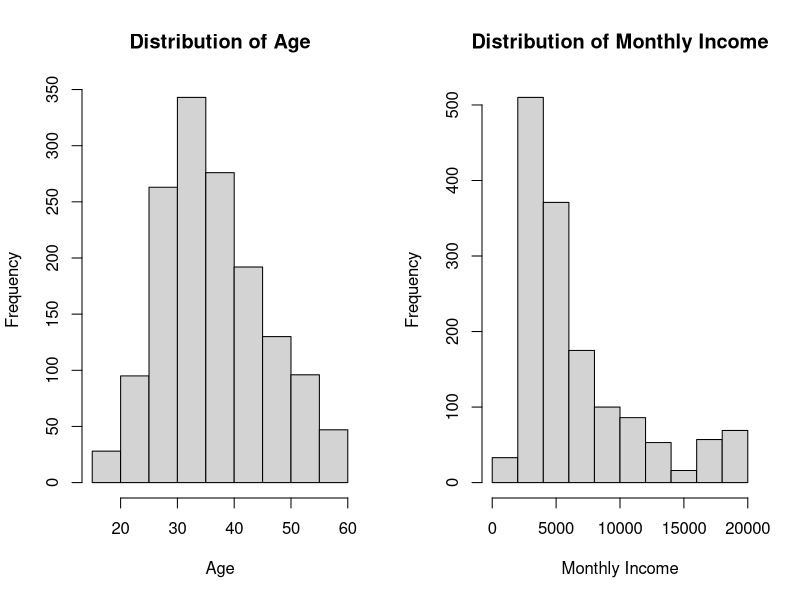
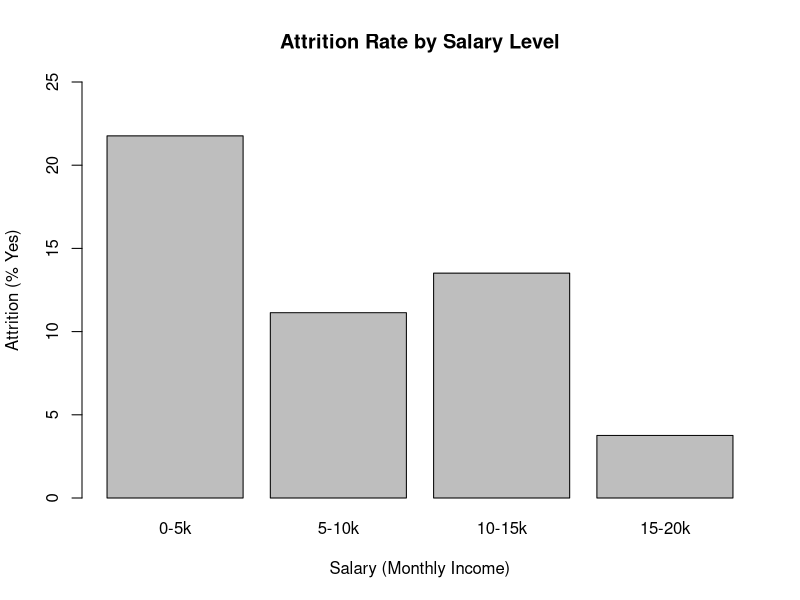
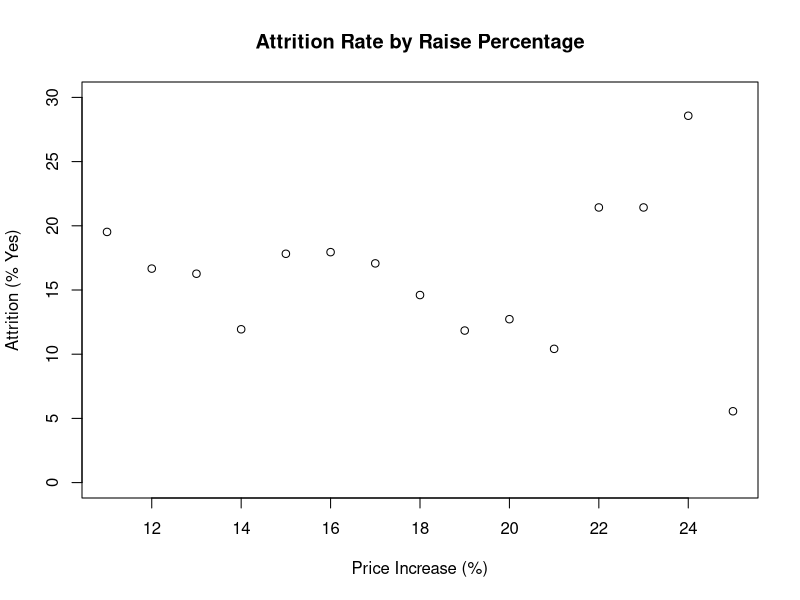

Reproduce these figures in R, in order.
#######
# Talent Management
# Tiger Team - Case Study 2: Adil Siraj, Garrett Mozey, Dana Geislinger, & Luay Dajani
# for SMU MSDS 6306 Spring 2018
#######

# 2a
# Read raw data
dfm_attrition_data = read.csv("data/CaseStudy2-data.csv")

# Explore data structure and print number of data rows/columns
str(dfm_attrition_data)
cat(paste("Rows:\t",
          dim(dfm_attrition_data)[1],
          "\nColumns:",
          dim(dfm_attrition_data)[2]
          )
    )

# 2b-d
# Clean raw data names and shorten under 12 characters
names(dfm_attrition_data)[3] = "TravelFreq"
names(dfm_attrition_data)[6] = "Distance"
names(dfm_attrition_data)[8] = "EducField"
names(dfm_attrition_data)[9] = "Count"
names(dfm_attrition_data)[10] = "EmployeeNum"
names(dfm_attrition_data)[11] = "EnvironRate"
names(dfm_attrition_data)[14] = "JobInvolve"
names(dfm_attrition_data)[17] = "JobSatis"
names(dfm_attrition_data)[18] = "Marriage"
names(dfm_attrition_data)[19] = "MonIncome"
names(dfm_attrition_data)[21] = "NumCompany"
names(dfm_attrition_data)[24] = "PayIncPct"
names(dfm_attrition_data)[25] = "Performance"
names(dfm_attrition_data)[26] = "Relationship"
names(dfm_attrition_data)[27] = "StdHours"
names(dfm_attrition_data)[28] = "StockOption"
names(dfm_attrition_data)[29] = "YearsWorked"
names(dfm_attrition_data)[30] = "TrainLastYr"
names(dfm_attrition_data)[31] = "WorkLifeBal"
names(dfm_attrition_data)[32] = "YearsAtComp"
names(dfm_attrition_data)[33] = "YearsInPos"
names(dfm_attrition_data)[34] = "LstPromoted"
names(dfm_attrition_data)[35] = "YearsSprvsr"

# 2d
# Convert numeric categorical variables to factors
general_ratings = c("Low", "Medium", "High", "Very High")
dfm_attrition_data$EnvironRate = factor(dfm_attrition_data$EnvironRate, labels=general_ratings)
dfm_attrition_data$JobInvolve = factor(dfm_attrition_data$JobInvolve, labels=general_ratings)
dfm_attrition_data$JobSatis = factor(dfm_attrition_data$JobSatis, labels=general_ratings)

# 1/2 (Low/Medium) factors omitted, as nobody in data set ranked their performance lower than 3
dfm_attrition_data$Performance = factor(dfm_attrition_data$Performance,
                                        labels=c("Excellent", "Outstanding")
                                        )
dfm_attrition_data$Relationship = factor(dfm_attrition_data$Relationship, labels=general_ratings)
dfm_attrition_data$WorkLifeBal = factor(dfm_attrition_data$WorkLifeBal,
                                        labels=c("Bad", "Good", "Better", "Best")
                                        )
dfm_attrition_data$Education = factor(dfm_attrition_data$Education,
                                      labels=c("Below College", "College", "Bachelor", "Master", "Doctor")
                                      )
dfm_attrition_data$StockOption = factor(dfm_attrition_data$StockOption)

# 3b
# Select 7 relevant numeric variables for descriptive statistics table
dfm_nstats = dfm_attrition_data[, c("Age",
                                    "MonIncome",
                                    "PayIncPct",
                                    "Distance",
                                    "YearsWorked",
                                    "YearsAtComp",
                                    "LstPromoted",
                                    "YearsInPos"
                                    )
                                ]

# Print data.frame of descriptive statistics of 7 variables
dfm_desc_stats = as.data.frame(sapply(dfm_nstats, summary))
dfm_desc_stats

# Create histograms for Age and Monthly Income
par(mfrow=c(1,2))
hist(dfm_nstats$Age,
     main="Distribution of Age",
     xlab="Age"
     )
hist(dfm_nstats$MonIncome,
     main="Distribution of Monthly Income",
     xlab="Monthly Income"
     )

# Description (add as normal text in Rmd):
# Age appears fairly normally distributed about the mean with some slight right skew.
# Monthly Income appears heavily right skewed, and also appears bimodal at approximately 5,000 and 20,000.

# 3c
# Get frequency of Education, Gender and Occupation
dfm_factors = dfm_attrition_data[, c("Gender",
                                     "Education",
                                     "JobRole"
                                     )
                                 ]
list_freq = sapply(sapply(dfm_factors, table), prop.table)
dfm_gender_freq = as.data.frame(list_freq[1])
dfm_educ_freq = as.data.frame(list_freq[2])
dfm_occup_freq = as.data.frame(list_freq[3])
names(dfm_gender_freq) = c("Gender", "Frequency")
names(dfm_educ_freq) = c("EducationLevel", "Frequency")
names(dfm_occup_freq) = c("JobTitle", "Frequency")
dfm_gender_freq
dfm_educ_freq
dfm_occup_freq

# Compare attrition rate betwen different groups of monthly income
salary_bins = c("0-5k", "5-10k", "10-15k", "15-20k")
dfm_attrition_data$IncLevels = cut(dfm_attrition_data$MonIncome,
                                   breaks=c(0, 5000, 10000, 15000, 20000),
                                   labels=salary_bins
                                   )
# 3d
int_male = length(dfm_attrition_data[dfm_attrition_data$Gender == "Male","Gender"])

int_female = length(dfm_attrition_data[dfm_attrition_data$Gender == "Female","Gender"])

int_male_attr = length(dfm_attrition_data[dfm_attrition_data$Gender == "Male" & 
                                            dfm_attrition_data$Attrition == "Yes"
                                          ,"Gender"])

int_female_attr = length(dfm_attrition_data[dfm_attrition_data$Gender == "Female" & 
                                              dfm_attrition_data$Attrition == "Yes"
                                            ,"Gender"])

total = int_female + int_male

percent_male = int_male / total
percent_female = int_female / total

percent_male_attr = int_male_attr / int_male
percent_female_attr = int_female_attr / int_female

# Calculate % of employees attrition w/in salary groups
sal_counts = summary(dfm_attrition_data$IncLevels)
attrit_by_sal_pct = numeric()
for (level in salary_bins) {
  yes_attrit = length(dfm_attrition_data$IncLevels[dfm_attrition_data$Attrition == "Yes"
                                                   & dfm_attrition_data$IncLevels == level
                                                   ]
                      )
  attrit_by_sal_pct[level] = yes_attrit / sal_counts[level] * 100
}

# Plot results as a bar chart
par(mfrow=c(1,1))
barplot(attrit_by_sal_pct,
        ylim=c(0, 25),
        main="Attrition Rate by Salary Level",
        ylab="Attrition (% Yes)",
        xlab="Salary (Monthly Income)"
        )

# Comparing percent salary hike vs attrition
dfm_attrition_data$RaiseFactor = as.factor(dfm_attrition_data$PayIncPct)
raise_counts = summary(dfm_attrition_data$RaiseFactor)
attrit_by_raise_pct = numeric()
for (level in levels(dfm_attrition_data$RaiseFactor)) {
  yes_attrit = length(dfm_attrition_data$RaiseFactor[dfm_attrition_data$Attrition == "Yes"
                                                     & dfm_attrition_data$RaiseFactor == level
                                                     ]
                      )
  attrit_by_raise_pct[level] = yes_attrit / raise_counts[level] * 100
}

# Plot results as a scatterplot
plot(x=levels(dfm_attrition_data$RaiseFactor),
     y=attrit_by_raise_pct,
        ylim=c(0, 30),
        main="Attrition Rate by Raise Percentage",
        ylab="Attrition (% Yes)",
        xlab="Price Increase (%)"
)